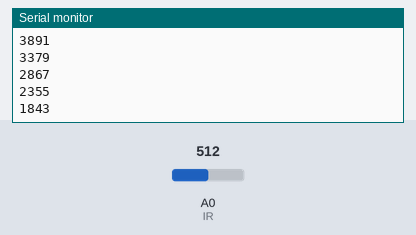
Bench run of a sketch on a simulated Arduino Uno, built with avr-gcc and run on an emulated ATmega328P. Shown: the last lines printed to the serial monitor. Inputs (shaded band) come from the test bench; at power-on: A0 (IR) = 512.

Above: at 1.2 s.
1.3 s: A0 (IR) set to 716
At 1.34 s:
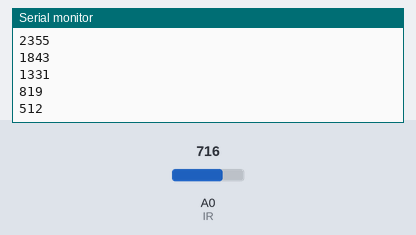
2.8 s: A0 (IR) set to 900
At 2.81 s:
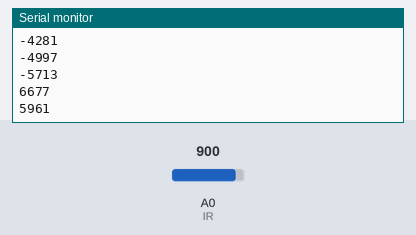
Timing chart, 0 to 5.8 s (numbered marks = the images above; inputs shaded):
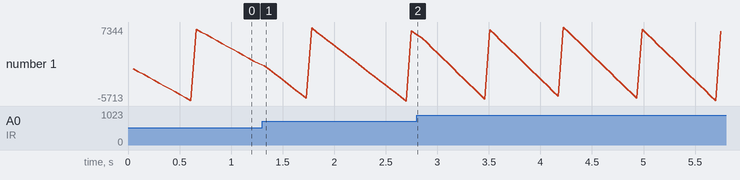

Measured:
- after the input at 1.3 s, the serial monitor: prints a new line at once (image 1)
- plotted number 1: 819 → 5961 after the input at 1.3 s

The sketch:

Heart_Rate_Sensor.ino
```cpp
int reading = 0;
int ambient_ir = 0;
int Heart_rate = 0;
void setup()
{
  Serial.begin(9600);
  pinMode(A0,INPUT);
  pinMode(A1,INPUT);
}

//Taking readings and plotting.
void loop()
{
  for(int i = 0; i < 5; i++)
  {
    reading = reading + analogRead(A0); // Junk IR Light calculation for removal.
  }
  ambient_ir = (reading) / 5;
  delay(50);
  Heart_rate = analogRead(A0) - ambient_ir;
  Serial.println(Heart_rate);
}
```
